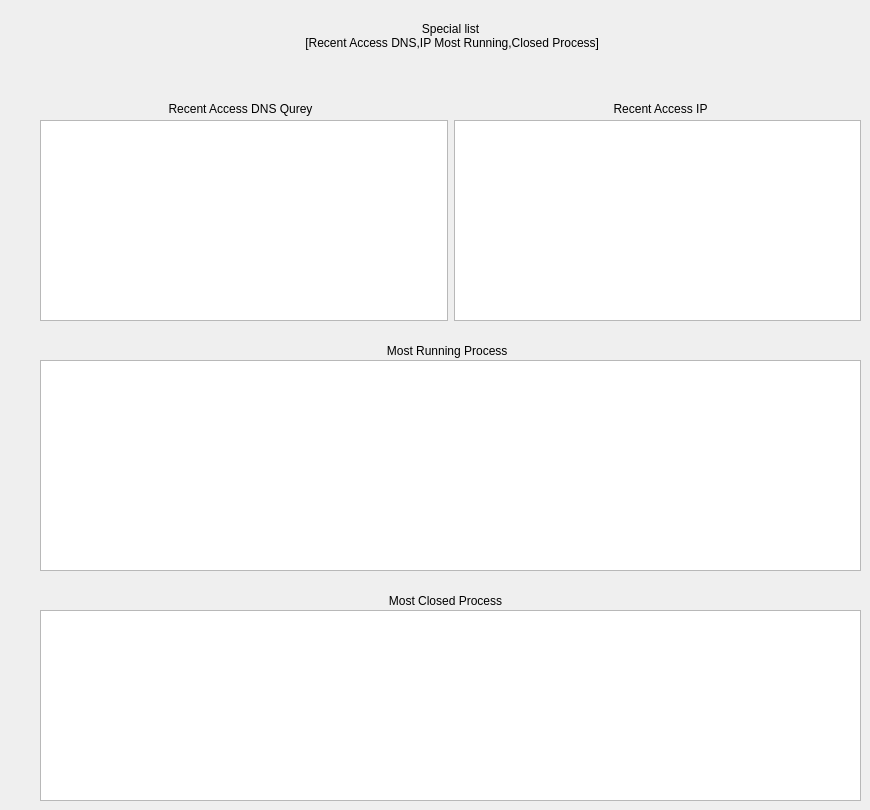
    <widget class="QWidget" name="tabWidgetPage1">
     <attribute name="title">
      <string>Special DNS,IP,Process</string>
     </attribute>
     <widget class="QListWidget" name="MRP">
      <property name="geometry">
       <rect>
        <x>40</x>
        <y>360</y>
        <width>821</width>
        <height>211</height>
       </rect>
      </property>
     </widget>
     <widget class="QListWidget" name="MCP">
      <property name="geometry">
       <rect>
        <x>40</x>
        <y>610</y>
        <width>821</width>
        <height>191</height>
       </rect>
      </property>
     </widget>
     <widget class="QLabel" name="label_7">
      <property name="geometry">
       <rect>
        <x>140</x>
        <y>30</y>
        <width>439</width>
        <height>17</height>
       </rect>
      </property>
      <property name="text">
       <string/>
      </property>
      <property name="alignment">
       <set>Qt::AlignCenter</set>
      </property>
     </widget>
     <widget class="QLabel" name="label_8">
      <property name="geometry">
       <rect>
        <x>110</x>
        <y>590</y>
        <width>671</width>
        <height>21</height>
       </rect>
      </property>
      <property name="text">
       <string>Most Closed Process</string>
      </property>
      <property name="alignment">
       <set>Qt::AlignCenter</set>
      </property>
     </widget>
     <widget class="QLabel" name="label_9">
      <property name="geometry">
       <rect>
        <x>110</x>
        <y>340</y>
        <width>671</width>
        <height>21</height>
       </rect>
      </property>
      <property name="text">
       <string> Most Running Process</string>
      </property>
      <property name="alignment">
       <set>Qt::AlignCenter</set>
      </property>
     </widget>
     <widget class="QLabel" name="label_5">
      <property name="geometry">
       <rect>
        <x>40</x>
        <y>100</y>
        <width>401</width>
        <height>17</height>
       </rect>
      </property>
      <property name="text">
       <string>Recent Access DNS Qurey</string>
      </property>
      <property name="alignment">
       <set>Qt::AlignCenter</set>
      </property>
     </widget>
     <widget class="QLabel" name="label_6">
      <property name="geometry">
       <rect>
        <x>460</x>
        <y>100</y>
        <width>401</width>
        <height>17</height>
       </rect>
      </property>
      <property name="text">
       <string>Recent Access IP</string>
      </property>
      <property name="alignment">
       <set>Qt::AlignCenter</set>
      </property>
     </widget>
     <widget class="QLabel" name="label_24">
      <property name="geometry">
       <rect>
        <x>40</x>
        <y>10</y>
        <width>821</width>
        <height>51</height>
       </rect>
      </property>
      <property name="text">
       <string>Special list 
 [Recent Access DNS,IP Most Running,Closed Process]</string>
      </property>
      <property name="alignment">
       <set>Qt::AlignCenter</set>
      </property>
     </widget>
     <widget class="QWidget" name="layoutWidget_2">
      <property name="geometry">
       <rect>
        <x>40</x>
        <y>120</y>
        <width>821</width>
        <height>201</height>
       </rect>
      </property>
      <layout class="QHBoxLayout" name="horizontalLayout">
       <item>
        <widget class="QListWidget" name="DNS"/>
       </item>
       <item>
        <widget class="QListWidget" name="IP"/>
       </item>
      </layout>
     </widget>
    </widget>
